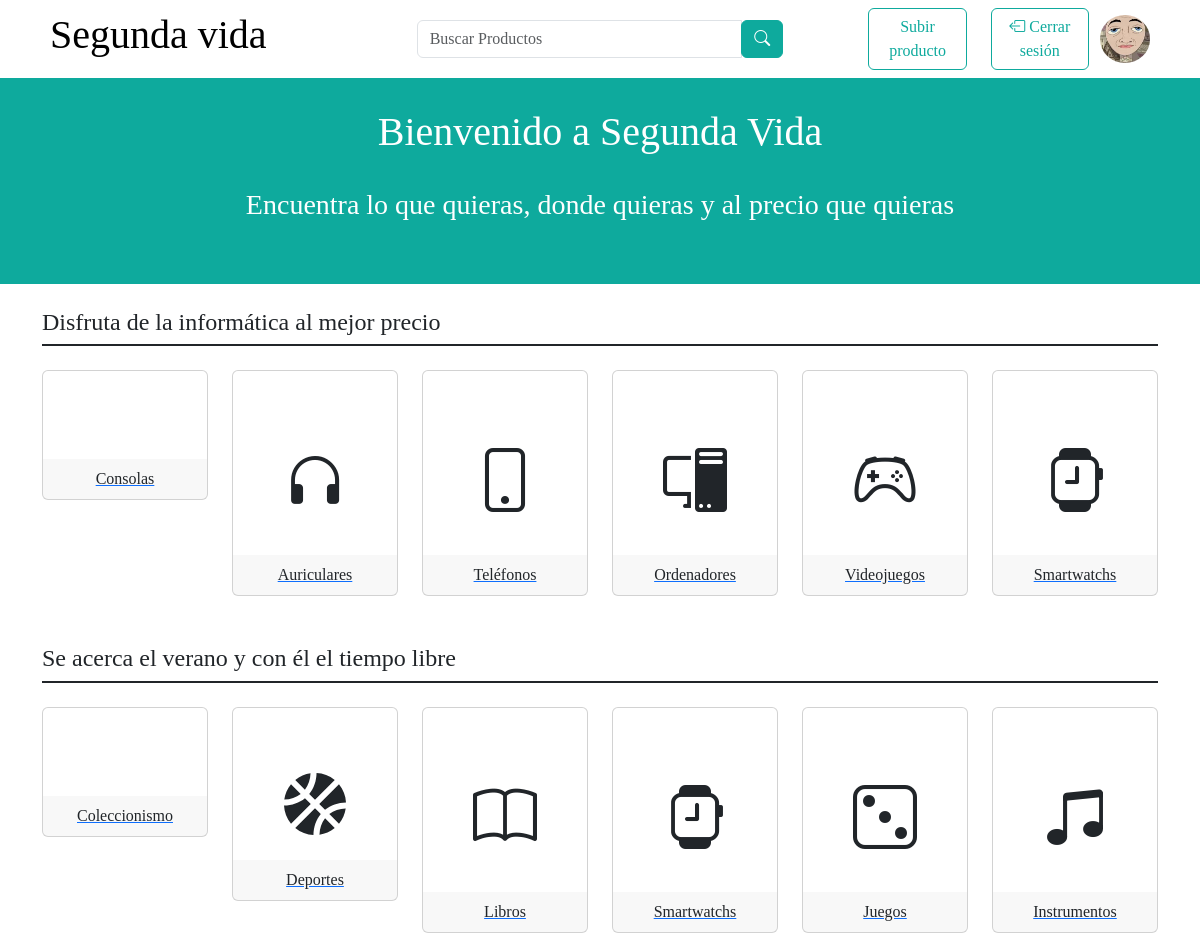
Before: / (signed in) with the older database file.
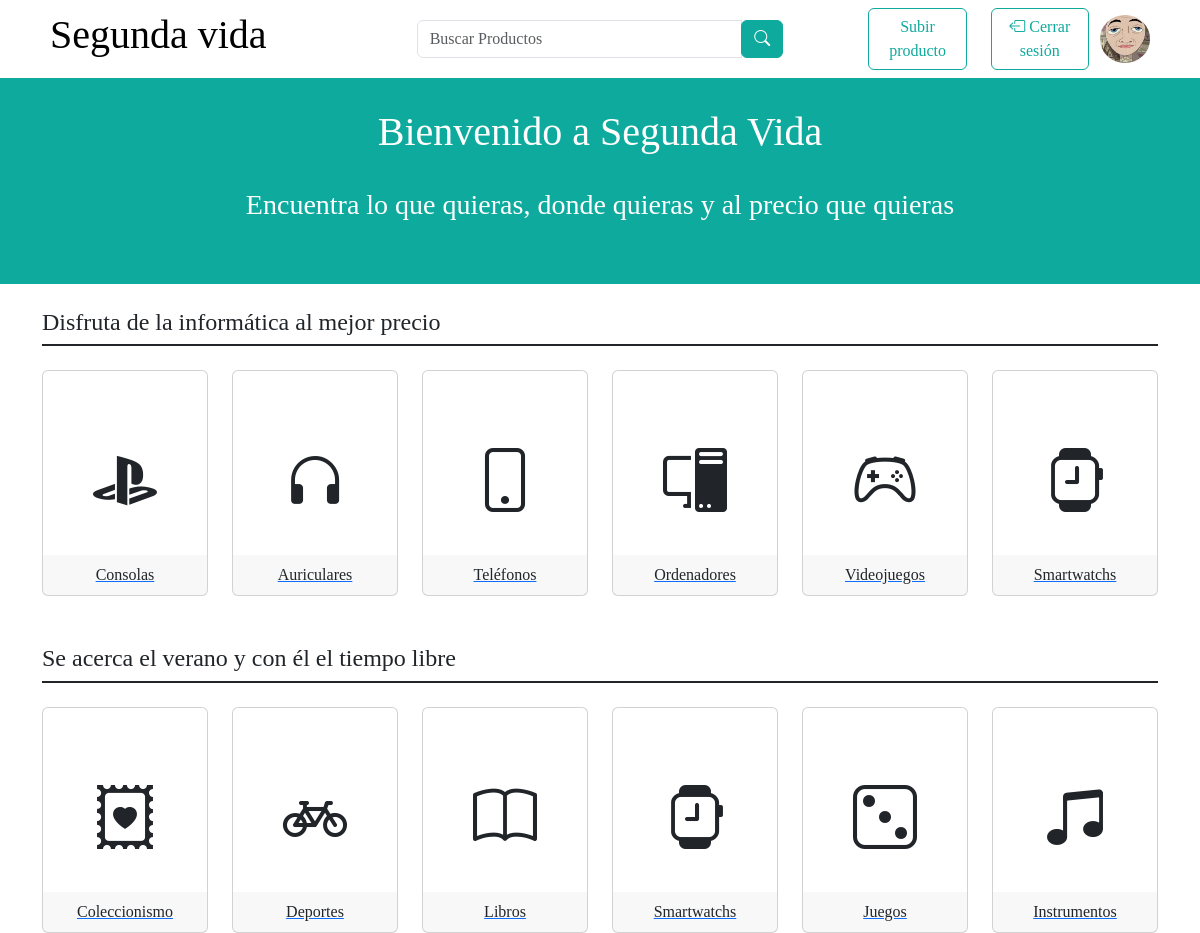
After: the same page with the newer database file.
### tfg_app/models.py (models this page shows, shortened)
class Categoria(models.Model):
    id = models.IntegerField(primary_key=True)
    nombre = models.CharField(max_length = 1000)
    icono = models.CharField(max_length=1000)

### tfg_app/views.py (the view)
# urls.py: path('', Menu.as_view(), name='index'),
class Menu(LoginRequiredMixin,TemplateView):
    template_name = 'menu.html'
    def get_context_data(self, **kwargs):
            context = super().get_context_data(**kwargs)
            context['perfil'] = Perfil.objects.get(user_id = self.request.user.id)
            context['informaticos'] = Categoria.objects.filter(nombre__in = ['Consolas','Auriculares','Teléfonos','Ordenadores','Videojuegos','Smartwatchs'] )
            context['verano'] = Categoria.objects.filter(nombre__in = ['Deportes','Libros','Coleccionismo','Juegos','Instrumentos','Smartwatchs'] )
            return context

### tfg_app/templates/menu.html (shortened to what this page needs)
<!DOCTYPE html>
<html lang="en">
<head>
</head>
<body>
    {% include 'header.html'%}
    <div class="titulo">
        <div class="col p-4 text-center bg-primary">
            <div class="row">
                <h1>Bienvenido a Segunda Vida</h1>
            </div>
            <div class="row p-4">
                <h3>Encuentra lo que quieras, donde quieras y al precio que quieras</h3>
            </div>
        </div>
        <div class="border border-3 border-primary"></div>
    </div>
    <br>
<div class="container">
    <h4>Disfruta de la informática al mejor precio</h4>
    <div class="border border-1 border-dark"></div>
    <br>
<div class="row">
    {% for categoria in informaticos%}
    <div class="col-md-2" >
        <a href="{% url 'product_list' pk=categoria.pk%}">
        <div class="card pt-5"id="cart" >
            <div class="card-body text-center p-2 pt-3 pb-4">
                <i class="{{categoria.icono}}"  style="font-size: 4em;"></i>
            </div>
            <div class="card-footer border-0 text-center p-2" style=" text-decoration: none;">
                {{categoria.nombre}}
            </div>
        </div>
    </a>
    </div>
    {% endfor %}
</div>
    <br><br>
    <h4>Se acerca el verano y con él el tiempo libre</h4>
    <div class="border border-1 border-dark"></div>
    <br>
<div class="row">
    {% for categoria in verano%}
    <div class="col-md-2" >
        <a href="{% url 'product_list' pk=categoria.pk%}">
        <div class="card pt-5"id="cart" >
            <div class="card-body text-center p-2 pt-3 pb-4">
                <i class="{{categoria.icono}}" style="font-size: 4em;"></i>
            </div>
            <div class="card-footer border-0 text-center p-2">
                {{categoria.nombre}}
            </div>
        </div>
    </a>
    </div>
    {% endfor%}
</div>
</body>

Changed rows visible on the page:
changed Categoria "Consolas": icono empty → "bi bi-playstation" (drawn)
changed Categoria "Coleccionismo": icono empty → "bi bi-postage-heart" (drawn)
changed Categoria "Deportes": icono "fas fa-basketball-ball" → "bi bi-bicycle" (drawn)
